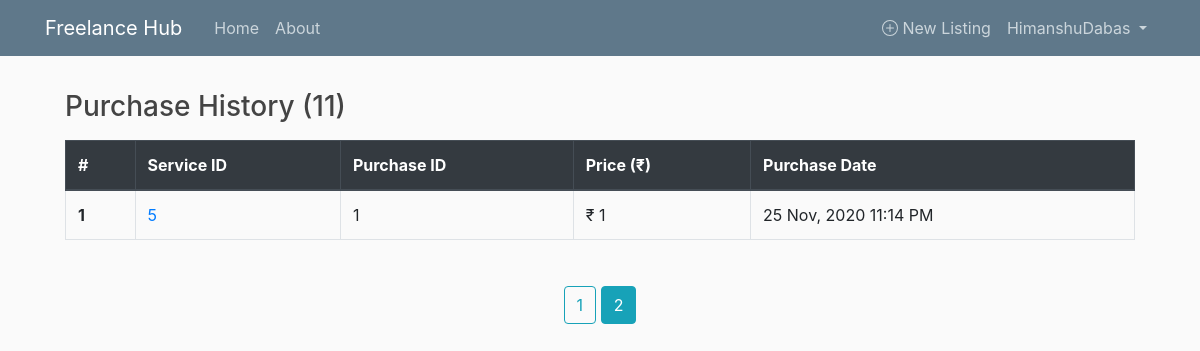
The app's page /history?page=2 (signed in) with its own data.
### freelancehub/models.py (models this page shows, shortened)
class User(db.Model, UserMixin):
    id = db.Column(db.Integer, primary_key=True)
    username = db.Column(db.String(20), unique=True, nullable=False)
    email = db.Column(db.String(120), unique=True, nullable=False)
    image_file = db.Column(db.String(20), nullable=False, default='default.jpg')
    password = db.Column(db.String(60), nullable=False)
    posts = db.relationship('Post', backref='author', lazy=True)

class Service(db.Model):
    id = db.Column(db.Integer, primary_key=True)
    post_id = db.Column(db.Integer, db.ForeignKey('post.id'), nullable=False)
    buyer_id = db.Column(db.Integer, db.ForeignKey('user.id'), nullable=False)
    buy_date = db.Column(db.DateTime, nullable=False, default=datetime.utcnow)
    buy_price = db.Column(db.Integer, nullable=False)

### freelancehub/users/routes.py (the view)
@users.route("/history")
@login_required
def history():
    page = request.args.get('page', 1, type=int)
    user = User.query.filter_by(username=current_user.username).first_or_404
    services = Service.query.filter_by(buyer_id=current_user.id)\
        .order_by(Service.buy_date.desc())\
        .paginate(page=page, per_page=10)
    return render_template('user/history.html', services=services, user=user,
                            title='History')

### freelancehub/models.py (called while the page is built)
@login_manager.user_loader
def load_user(user_id):
    return User.query.get(int(user_id))

### freelancehub/templates/user/history.html
{% extends "layout.html" %}
{% block content %}
    <div class="content-section">
        <h3 class="text-left mb-3">Purchase History ({{ services.total }})</h3>
        {% if services.total %}
          <table class="table table-bordered">
            <thead class="thead-dark">
              <tr>
                <th scope="col">#</th>
                <th scope="col">Service ID</th>
                <th scope="col">Purchase ID</th>
                <th scope="col">Price (₹)</th>
                <th scope="col">Purchase Date</th>
              </tr>
            </thead>
            <tbody>
              {% for service in services.items %}
                <tr>
                  <th scope="row">{{ loop.index }}</th>
                  <td><a href="{{ url_for('posts.post', post_id=service.post_id) }}">{{ service.post_id }}</a></td>
                  <td>{{ service.id }}</td>
                  <td>₹ {{ service.buy_price }}</td>
                  <td>{{ service.buy_date.strftime('%d %b, %Y %I:%M %p') }}</td>
                </tr>
              {% endfor %}
            </tbody>
          </table>
        {% else %}
            <h2 class="text-center">Your History is empty. Try buyting some Services from HomePage.</h2>
        {% endif %}
    </div>
    <div class="text-center">
      {% for page_num in services.iter_pages(left_edge=1, right_edge=1, left_current=1, right_current=2) %}
        {% if page_num %}
          {% if services.page == page_num %}
            <a class="btn btn-info mb-4" href="{{ url_for('users.history', page=page_num) }}">{{ page_num }}</a>
          {% else %}
            <a class="btn btn-outline-info mb-4" href="{{ url_for('users.history', page=page_num) }}">{{ page_num }}</a>
          {% endif %}
        {% else %}
          ...
        {% endif %}
      {% endfor %}
    </div>
{% endblock content %}

### freelancehub/templates/layout.html (shortened to what this page needs)
<!DOCTYPE html>
<html>
<head>
    <link rel="stylesheet" href="https://stackpath.bootstrapcdn.com/bootstrap/4.3.1/css/bootstrap.min.css">
    <link rel="stylesheet" type="text/css" href="{{ url_for('static', filename='main.css') }}">
</head>
<body>
    <header class="site-header">
      <nav class="navbar navbar-expand-md navbar-dark bg-steel fixed-top">
        <div class="container">
          <a class="navbar-brand mr-4" href="/">Freelance Hub</a>
          <div class="collapse navbar-collapse" id="navbarToggle">
            <div class="navbar-nav mr-auto">
              <a class="nav-item nav-link" href="{{ url_for('main.home') }}">Home</a>
              <a class="nav-item nav-link" href="{{ url_for('main.about') }}">About</a>
            </div>
            <div class="navbar-nav">
              {% if current_user.is_authenticated %}
                <div>
                  <a class="nav-item nav-link d-flex" style="align-items:center;justify-content:center;" href="{{ url_for('posts.new_post') }}">
                    <span class="">
                      &nbsp;New Listing
                    </span>
                  </a>
                </div>
                <div class="nav-item dropdown">
                  <a class="nav-link dropdown-toggle" href="#" id="navbarDropdown" role="button" data-toggle="dropdown" aria-haspopup="true" aria-expanded="false">
                    {{ current_user.username }}
                  </a>
                </div>
              {% else %}
                <a class="nav-item nav-link" href="{{ url_for('users.login') }}">Login</a>
                <a class="nav-item nav-link" href="{{ url_for('users.register') }}">Register</a>
              {% endif %}
            </div>
          </div>
        </div>
      </nav>
    </header>
    <main role="main" class="container">
      <div class="row">
        <div class="col-md">
          {% block content %}{% endblock %}
        </div>
      </div>
    </main>
</body>
</html>

### freelancehub/static/main.css (style rules this page uses)
body { background: #fafafa; color: #333333; margin-top: 5rem; }
h1, h2, h3, h4, h5, h6 { color: #444444; }
.bg-steel { background-color: #5f788a; }
.site-header .navbar-nav .nav-link { color: #cbd5db; }
.content-section { padding: 10px 20px; border-radius: 3px; margin-bottom: 20px; }

### records on screen
User: username "HimanshuDabas"
Service: post_id "5", id "1", buy_price "1", buy_date "25 Nov, 2020 11:14 PM"

### other values on screen
{{ services.total }} "11"
{{ page_num }} "1"
{{ page_num }} "2"
